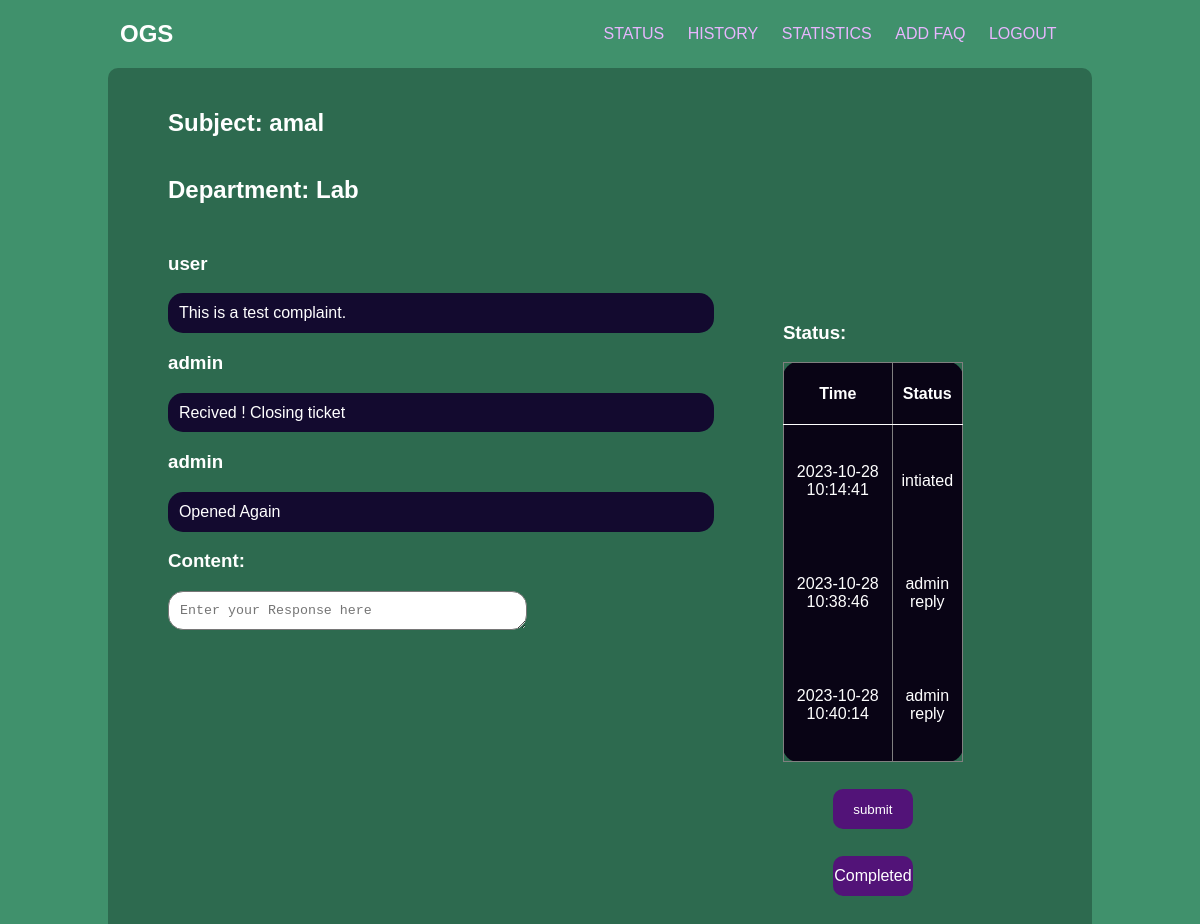
The page /admin/TicketReview.php?id=1 on the database its author committed.
### tables this page shows
CREATE TABLE IF NOT EXISTS `tbl_ticket` (
  `t_id` int(11) NOT NULL AUTO_INCREMENT,
  `user_id` int(11) NOT NULL,
  `t_content` varchar(300) NOT NULL,
  `t_subject` varchar(30) NOT NULL,
  `t_department` varchar(30) NOT NULL,
  `t_file` blob NOT NULL,
  `t_active` varchar(10) NOT NULL,
  PRIMARY KEY (`t_id`)
);

CREATE TABLE IF NOT EXISTS `tbl_reply` (
  `t_id` int(11) NOT NULL,
  `t_time` datetime NOT NULL DEFAULT CURRENT_TIMESTAMP ON UPDATE CURRENT_TIMESTAMP,
  `t_role` varchar(6) NOT NULL,
  `t_reply` varchar(300) NOT NULL,
  `t_status` text NOT NULL
);

### admin/TicketReview.php (the view, shortened to what this page needs)
<html>
	<head>
		<link rel="stylesheet" type="text/css" href="../style.css">
	</head>
	<body>
		<header>
			<nav>
				<div class="title">
					<h2>OGS</h2>
				</div>
				<div class="links">
					<a href="./Status.php">STATUS</a>
					<a href="./History.php">HISTORY</a>
					<a href="./stat.php">STATISTICS</a>
					<a href="./FAQ.php">ADD FAQ</a>
					<a href = "../logout.php">LOGOUT</a>
				</div>
			</nav>
		</header>
		<?php
		$id = $_GET['id'];
		$sql = "SELECT * FROM `tbl_reply` where t_id ='$id' ORDER BY `t_time` ASC";
		$result = mysql_query($sql);
	?>
		<div class="container">
			<h2>Subject:<?php
				$subject_q = "SELECT t_subject FROM `tbl_ticket` where t_id='$id'";
				$subject_r = mysql_query($subject_q);
				$value = mysql_fetch_row($subject_r);
				echo"  $value[0]";
			 ?></h2>
			<h2>Department:<?php
				$subject_q = "SELECT t_department FROM `tbl_ticket` where t_id='$id'";
				$subject_r = mysql_query($subject_q);
				$value = mysql_fetch_row($subject_r);
				echo"  $value[0]";
			 ?></h2>
			<form action="./TicketReview.php" method="GET">
				<div class="left">
					<div class="user">
					<?php
						while($row = mysql_fetch_array($result)){
					?>
						<h3><?php echo $row['t_role'];?></h3>
						<p>
							<?php echo $row['t_reply'];?>
						</p>
					<?php
						}
					?>
		</div>
					<div class="content">
						<h3>Content: </h3>
						<textarea rows="1" cols="40" name ="content" placeholder="Enter your Response here" required></textarea>
					</div>
				</div>
				<div class="right">
					<div class="status">
						<h3>Status:</h3>
						<div class="status_con">
							<table Bgcolor="#090415" border="1" frame="hside" rules="cols">
								<tr>
									<th>Time</th>
									<th>Status</th>
								</tr>
								<?php
									$sql = "SELECT * FROM `tbl_reply` where t_id ='$id'ORDER BY `t_time` ASC";
									$result=mysql_query($sql);
									while($row = mysql_fetch_array($result)){
								?>
								<tr>
									<td><?php echo $row['t_time'];?></htd>
									<td><?php echo $row['t_status'];?></htd>
								</tr>
								<?php
									}
								?>
							</table>
						</div>
					</div>
					<div class="submit">
						<input class="btnhov" type="submit" name ="submit" value="submit"/>
					</div>
					<div class="submit">
						<a href=<?php echo "./complete.php?id=$id"?> class="complete">Completed</a>
					</div>
				</div>
			</form>
		</div>
	</body>
</html>
	</body>
</html>

### style.css (style rules this page uses)
body { font-family : Arial,sans-serif; margin: 0; padding: 0; background-color: #40916C; height: auto; display: flex; justify-content: center; align-items: center; color: white; }
header> nav { width: 80vw; display: flex; align-items: center; justify-content: space-between; }
.links { width: 500px; display: flex; justify-content: space-evenly; }
.links > a { text-decoration: none; color: #e8b6ff; }
h2,p { text-align: center; }
h2 { font-size: 1.5rem; font-weight: 10px; text-align: center; }
.container { height: 70%; width: 350px; padding: 1%; border-radius: 10px; background-color: #2D6A4F; animation: x 3s ease-out; }

### admin/TicketReview.php (style rules this page uses)
body { flex-direction: column; }
.container { width: 80vw; height: 115vh ; }
.container > h2 { flex-direction: row; text-align: start; justify-content: center; padding:1% 5%; }
.left { height: 50vh; width: 60vw; }
p { text-align: left; padding: 2%; background-color: #130a2f; border-radius: 15px; }
.right { height: 50vh; padding: 8%; }
form { display: flex; padding: 0% 5%; }
table { height: 50vh; width: 15vw; border-radius: 15px; text-align: center; border-collapse: collapse; }
td,th,tr { border-radius: 15px; }
th { border-bottom: .5px solid white; }
input[type="submit"] { border-radius: 10px; border: none; background-color: #521378; color: white; width: 80px; height: 40px; }
.complete { border-radius: 10px; border: none; background-color: #521378; color: white; width: 80px; height: 40px; text-decoration: none; display: grid; place-content: center; }
.submit { display: flex; align-items: center; justify-content: center; margin: 15%; }
input,textarea { border-radius: 15px; padding: 2%; }

### rows shown on the page
tbl_ticket: t_subject "amal", t_department "Lab"
tbl_reply: t_role "user", t_reply "This is a test complaint.", t_time "2023-10-28 10:14:41", t_status "intiated"
tbl_reply: t_role "admin", t_reply "Recived ! Closing ticket", t_time "2023-10-28 10:38:46", t_status "admin reply"
tbl_reply: t_role "admin", t_reply "Opened Again", t_time "2023-10-28 10:40:14", t_status "admin reply"
